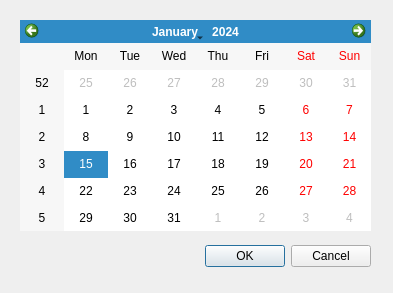
<?xml version="1.0" encoding="UTF-8"?>
<ui version="4.0">
 <class>Dialog</class>
 <widget class="QDialog" name="Dialog">
  <property name="geometry">
   <rect>
    <x>0</x>
    <y>0</y>
    <width>393</width>
    <height>293</height>
   </rect>
  </property>
  <property name="windowTitle">
   <string>Dialog</string>
  </property>
  <widget class="QDialogButtonBox" name="buttonBox">
   <property name="geometry">
    <rect>
     <x>30</x>
     <y>240</y>
     <width>341</width>
     <height>32</height>
    </rect>
   </property>
   <property name="orientation">
    <enum>Qt::Horizontal</enum>
   </property>
   <property name="standardButtons">
    <set>QDialogButtonBox::Cancel|QDialogButtonBox::Ok</set>
   </property>
  </widget>
  <widget class="QCalendarWidget" name="calendarWidget">
   <property name="geometry">
    <rect>
     <x>20</x>
     <y>20</y>
     <width>351</width>
     <height>211</height>
    </rect>
   </property>
  </widget>
 </widget>
 <resources/>
 <connections>
  <connection>
   <sender>buttonBox</sender>
   <signal>accepted()</signal>
   <receiver>Dialog</receiver>
   <slot>accept()</slot>
   <hints>
    <hint type="sourcelabel">
     <x>248</x>
     <y>254</y>
    </hint>
    <hint type="destinationlabel">
     <x>157</x>
     <y>274</y>
    </hint>
   </hints>
  </connection>
  <connection>
   <sender>buttonBox</sender>
   <signal>rejected()</signal>
   <receiver>Dialog</receiver>
   <slot>reject()</slot>
   <hints>
    <hint type="sourcelabel">
     <x>316</x>
     <y>260</y>
    </hint>
    <hint type="destinationlabel">
     <x>286</x>
     <y>274</y>
    </hint>
   </hints>
  </connection>
 </connections>
</ui>
